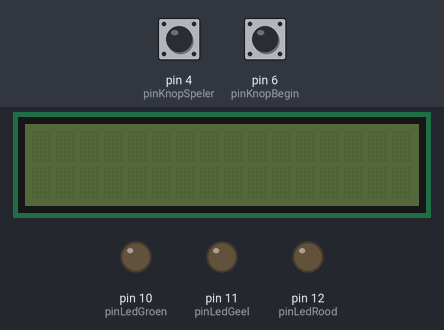
Bench run of a sketch on a simulated Arduino Uno, built with avr-gcc and run on an emulated ATmega328P. On the bench: 16×2 character LCD, output pins drawn as LEDs (lit = HIGH). Inputs (shaded band) come from the test bench; at power-on: pin 6 (pinKnopBegin) LOW, pin 4 (pinKnopSpeler) LOW. What the sketch prints to the serial monitor is not drawn.

Above: at 1.2 s.
1.3 s: pin 6 (pinKnopBegin) pulled HIGH for 0.15 s
At 2.0 s:
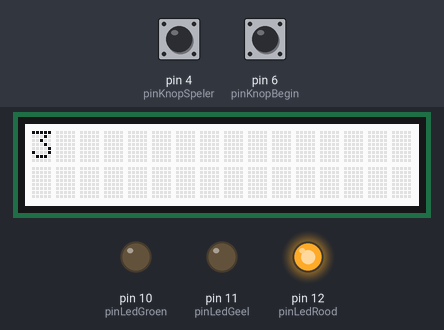
4.4 s: pin 4 (pinKnopSpeler) pulled HIGH for 0.15 s
At 5.3 s:
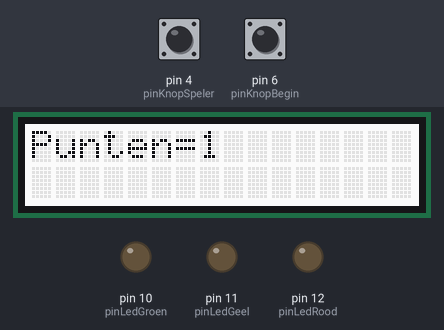
6.1 s: pin 4 (pinKnopSpeler) pulled HIGH for 1 s
At 14.5 s:
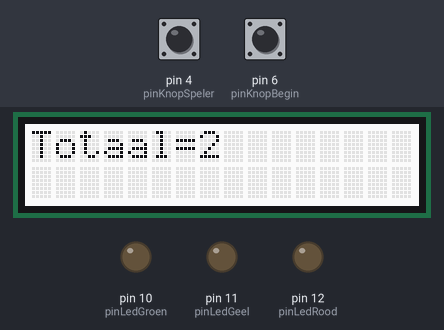
Timing chart, 0 to 14.6 s (numbered marks = the images above; inputs shaded):
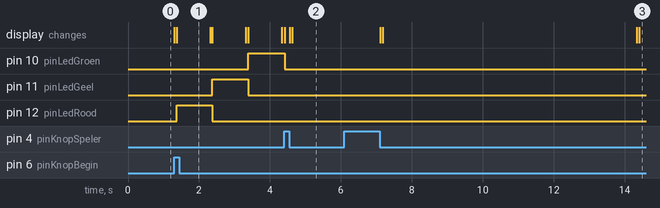

The sketch:

game_startcodeFinal.ido.ino
```cpp
/*****************************************
   Game Startcode
   met toestansdiagrammen
   Emmauscollege
   v20201114GEE
 *****************************************/

/*****************************************
   libraries die je gebruikt

   LCD met 2 regels van 16 karakters
   (de RGB backlit kan niet van kleur worden veranderd)
   https://www.arduino.cc/reference/en/libraries/grove-lcd-rgb-backlight/

 *****************************************/
#include <Wire.h>
#include "rgb_lcd.h"

/*****************************************
   variabelen die je gebruikt maken
 *****************************************/
// gebruikte pinnen
const int pinLedRood   = 12; // pin van LED rood
const int pinLedGeel   = 11; // pin van LED geel
const int pinLedGroen   = 10; // pin van LED groen
const int pinKnopBegin = 6; // pin van knop blauw
const int pinKnopSpeler  = 4; // pin van knop groen

// punten van de speler
int spelerPunten = 0;

// Er was een probleem met optellen, want de arduino bleef doortellen ookal was die ingedrukt omdat de knop aleen op HIGH of LOW kan dus met de bool kan je wel apart optellen. ( met behulp van Riley's vader en khan academy. Alles met de bool is duidelijk uitgelegt.)
bool isPressed = false;


// variabelen voor de toestanden
const int TELAF = 1; // tel af tot spel start
const int BEGIN = 2; // speel het spel
const int END   = 3; // laat zien wie de winnaar is
const int RED1 = 4; // led aftellen voor rood
const int YELLOW1 = 5; // led aftellen voor geel
const int GREEN1 = 6; // led aftellen voor groen

rgb_lcd lcd = rgb_lcd(); // definitie van lcd

// begin van ledjes die het spel gaan starten
int toestand = TELAF;

unsigned long toestandStartTijd = 0;
/*****************************************
   functies die je gebruikt maken
 *****************************************/
// code die steeds wordt uitgevoerd in toestand TELAF
void telafLoop() {
  // tel af
}

// code die steeds wordt uitgevoerd in toestand SPEEL
void speelLoop() {
  // speel spel
}

// code die steeds wordt uitgevoerd in toestand SPEEL
void winLoop() {
  // toon wie gewonnen heeft
}


/*****************************************
   setup() en loop()
 *****************************************/

void setup() {
  // enable console en stuur opstartbericht
  Serial.begin(9600);
  Serial.println("Game start");

  // zet pinmode voor leds
  pinMode(pinLedGroen, OUTPUT);
  pinMode(pinLedGeel, OUTPUT);
  pinMode(pinLedRood, OUTPUT);

  // zet pinmode voor knoppen
  pinMode(pinKnopBegin, INPUT);
  pinMode(pinKnopSpeler, INPUT);
}

void loop() {
  // Begin van het spel


   if (toestand == TELAF) {
    digitalWrite(pinLedRood, LOW);
    digitalWrite(pinLedGeel, LOW);
    digitalWrite(pinLedGroen, LOW);
      if (digitalRead(pinKnopBegin)==HIGH) {
        toestandStartTijd = millis();
        toestand = RED1;
        Serial.println("Nieuwe toestand: RED1");
        // lcd berichten
        lcd.clear();
        lcd.begin(16,2);
        lcd.print("3");
    }
  }
// begin van de countdown tot het begin van tikken. begint met rood Ledje
   if (toestand == RED1) {
    digitalWrite(pinLedRood, HIGH);
    digitalWrite(pinLedGeel, LOW);
    digitalWrite(pinLedGroen, LOW);
      if (millis() - toestandStartTijd > 1000) { // hoelang de rode pin aanblijft voordat de volgende toestand begint, in dit geval 1 seconde
        toestandStartTijd = millis();
        toestand = YELLOW1; // volgende toestand
        Serial.println("Nieuwe toestand: YELLOW1");
        lcd.clear();
        lcd.begin(16,2);
        lcd.print("2");

    }
  }
  // 2de ledje dat aan gaat
   if (toestand == YELLOW1) {
    digitalWrite(pinLedRood, LOW);
    digitalWrite(pinLedGeel, HIGH);
    digitalWrite(pinLedGroen, LOW);
      if (millis() - toestandStartTijd > 1000){ // hoelang de gele pin aanblijft
        toestandStartTijd = millis();
        toestand = GREEN1;
        Serial.println("Nieuwe toestand: GREEN1");
        lcd.clear();
        lcd.begin(16,2);
        lcd.print("1");
    }
  }
  // laatste Ledje dat aan gaat
   if (toestand == GREEN1) {
    digitalWrite(pinLedRood, LOW);
    digitalWrite(pinLedGeel, LOW);
    digitalWrite(pinLedGroen, HIGH);
      if (millis() - toestandStartTijd > 1000) {
        toestandStartTijd = millis();
        toestand = BEGIN;
        spelerPunten = 0;
        Serial.println("Nieuwe toestand: BEGIN");
        // lcd berichten
        lcd.clear();
        lcd.begin(16,2);
        lcd.print("Begin met tikken");
    }
  }
  // Begin van het tikken
   if (toestand == BEGIN) {
    digitalWrite(pinLedRood, LOW);
    digitalWrite(pinLedGeel, LOW);
    digitalWrite(pinLedGroen, LOW);

    // Punten optellen van de speler
    if(digitalRead(pinKnopSpeler)==HIGH) { // checken of de knop is ingedrukt
      isPressed = true;
    }

    if(digitalRead(pinKnopSpeler)==LOW) { // checken of de knop is ingedrukt en vervolgens weer losgelaten
      if(isPressed){
      isPressed=false;
      spelerPunten = spelerPunten + 1;  // <-- voor optellen
         // lcd berichten
         lcd.clear();
         lcd.begin(16,2);
         lcd.print("Punten=" + String(spelerPunten)); // punten met String();
      }
    }

    // tijdsduur van het spel
    if (millis() - toestandStartTijd > 10000) {
      toestandStartTijd = millis();
      toestand = END;
      Serial.println("Nieuwe toestand: END");
    }
  }
   if (toestand == END) {
    digitalWrite(pinLedRood, LOW);
    digitalWrite(pinLedGeel, LOW);
    digitalWrite(pinLedGroen, LOW);
      if (digitalRead(pinKnopBegin)==LOW) {
        toestandStartTijd = millis();
        toestand = TELAF;
        Serial.println("Nieuwe toestand: TELAF");
          // lcd berichten
          lcd.clear();
          lcd.begin(16,2);
          lcd.print("Totaal=" + String(spelerPunten));
      }
   }

  // kleine vertraging, 100 keer per seconde loopen is genoeg
  delay(10);
}

// commentaar Vader van Riley : maak functies van de code, het is moeilijk te zien. :[
```

Measured:
- after the input at 1.3 s, pin 10 (pinLedGroen): LOW → HIGH after 2.1 s; pin 11 (pinLedGeel): LOW → HIGH after 1.1 s, → LOW 1.0 s later; pin 12 (pinLedRood): LOW → HIGH after 0.07 s, → LOW 1.0 s later; the display: first changes at once (image 1 shows a later state)
